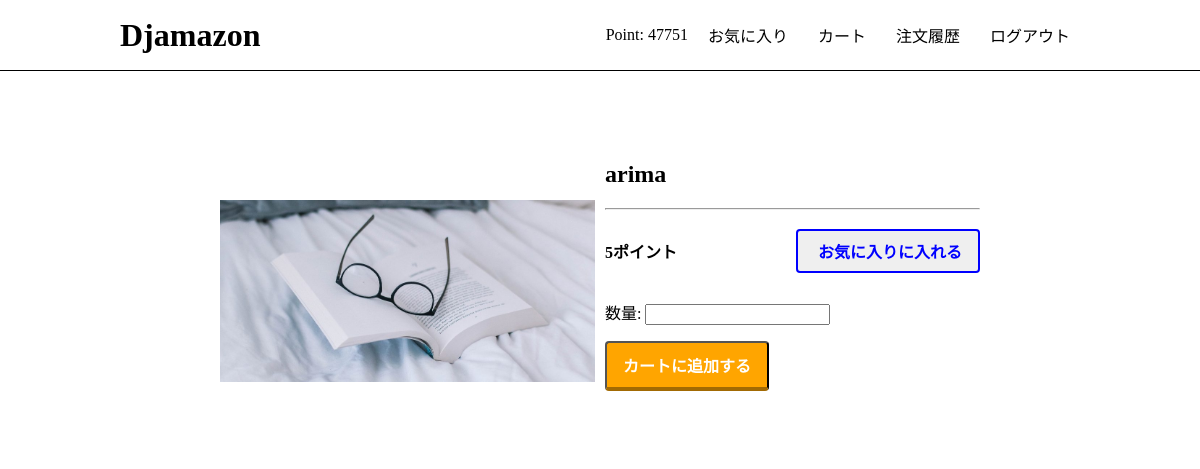
Page /product/3/ (signed in) on the committed database.
### users/models.py (models this page shows)
class User(AbstractBaseUser, PermissionsMixin): #set
    initial_point = 50000
    email = models.EmailField("メールアドレス", unique=True) #データのかぶりがないようにする
    point = models.PositiveIntegerField(default=initial_point)
    fav_products = models.ManyToManyField(Product, blank=True) # 追加
    is_staff = models.BooleanField("is_staff", default=False) #adminの権限
    is_active = models.BooleanField("is_active", default=True)# 必須の権限
    date_joined = models.DateTimeField("date_joined",default=timezone.now)
    objects = UserManager()
    USERNAME_FIELD = "email"
    EMAIL_FIELD = "email"
    REQUIRED_FIELDS = []
    class Meta:
        verbose_name = "user"
        verbose_name_plural = "users"

### app/models.py (models this page shows, shortened)
class Product(models.Model):
    name = models.CharField(max_length=100)
    description = models.TextField(blank=True)
    price = models.PositiveIntegerField(default=0)
    image = models.ImageField(upload_to='product')

### app/views.py (the view, shortened to what this page needs)
# urls.py: path('product/<int:product_id>/', views.detail, name='detail'),
def detail(request, product_id):
    product = get_object_or_404(Product, pk=product_id)
    add_to_cart_form = AddToCartForm(request.POST or None)
    context = {
        'product': product,
        'add_to_cart_form': add_to_cart_form,
    }
    return render(request, 'app/detail.html', context)

### app/forms.py
class AddToCartForm(forms.Form):
    num = forms.IntegerField(
        label='数量',
        min_value=1,
        required=True)

### app/templates/app/detail.html (shortened to what this page needs)
{% extends 'app/base.html' %} {% load humanize %} {% block content %}
<div class="product-detail">
  <div class="product-detail-image">
    <img src="{{ product.image.url }}" class="product-img" />
  </div>
  <div class="product-detail-info">
    <h2>{{ product.name }}</h2>
    <hr />
    <div class="point-fav-section">
      <h4>{{ product.price | intcomma }}ポイント</h4>
      {% if request.user.is_authenticated %}
      <form action="{% url 'app:toggle_fav_product_status' %}" method="post">
        {% if product in user.fav_products.all %}
        <input
          type="submit"
          name="submit"
          class="fav_button"
          value="
  お気に入りから外す"
        />
        {% else %}
        <input
          type="submit"
          name="submit"
          class="fav_button"
          value=" お気に入りに入れる"
        />
        {% endif %}
      </form>
      {% endif %}
    </div>
    <div>
     {% if request.user.is_authenticated %}
       <form action="{% url 'app:detail' product.id %}"
method="post">{% csrf_token %}
        {{ add_to_cart_form.as_p }}
        <button class="purchase-button" type="submit">カートに追加する
</button>
       </form>
     {% else %}
       <a href="{% url 'app:login' %}?next={{ request.path }}"><button
class="purchase-button">ログインして購入する</button></a>
     {% endif %}
    </div>
</div>
  </div>
</div>
{% endblock %}

### app/templates/app/base.html (shortened to what this page needs)
{% load static %} {% load humanize %}
<!DOCTYPE html>
<html>
  <head>
    <link
      rel="stylesheet"
      type="text/css"
      href="{% static 'css/style.css' %}"
    />
  </head>
  <body>
    <header>
      <div class="container">
        <h1><a href="{% url 'app:index' %}">Djamazon</a></h1>
        <div class="header-menu">
          {% if request.user.is_authenticated %}
          <span>Point: {{ user.point | intcomma }}</span>
          <span><a href="{% url 'app:fav_products' %}">お気に入り</a></span>
          <span><a href="{% url 'app:cart' %}">カート</a></span>
          <span><a href="{% url 'app:order_history' %}">注文履歴</a></span>
          <span><a href="{% url 'app:logout' %}">ログアウト</a></span>
          {% else %}
          <span><a href="{% url 'app:login' %}">ログイン</a></span>
          <span><a href="{% url 'app:signup' %}">新規登録</a></span>
          {% endif %}
        </div>
      </div>
    </header>
    <div class="container">
       {% block content %}{% endblock %}
  </body>
</html>

### static/css/style.css (style rules this page uses)
html, body { margin: 0; }
div { box-sizing: border-box; }
a { text-decoration: none; color: #000; }
.container { width: 80%; margin: auto; overflow: auto; }
header { border-bottom: solid 1px #000; height: 70px; }
header .container { display: flex; justify-content: space-between; }
body > .container { width: 65%; padding-top: 60px; }
header h1 { margin: 0; height: 100%; line-height: 70px; }
.header-menu { display: flex; align-items: center; }
.header-menu a { padding: 10px; margin-left: 10px; }
.product-img { width: 100%; max-width: 500px; height: 300px; object-fit: cover; border-radius: 4px; }
.product-detail { display: flex; justify-content: flex-start; padding: 10px; }
.product-detail-image { flex: 1; }
.product-detail-info { flex: 1; }
.product-img { object-fit: contain; }
.product-detail-info { margin-left: 10px; }
.product-detail-info .point-fav-section { display: flex; justify-content: space-between; align-items: center; }
.product-detail-info .fav_button { text-align: center; display: inline-block; padding: 8px 16px; border: 2px solid blue; border-radius: 4px; font-size: 16px; font-weight: bold; color: blue; }
.product-detail-info .purchase-button { display: inline-block; text-align: center; background-color: orange; font-size: 16px; color: #fff; font-weight: bold; padding: 10px 16px; border-radius: 4px; border-bottom: 4px solid #a26a03; }

### rows in the picture
User: point "47751"
Product: image (picture), name "arima", price "5"
